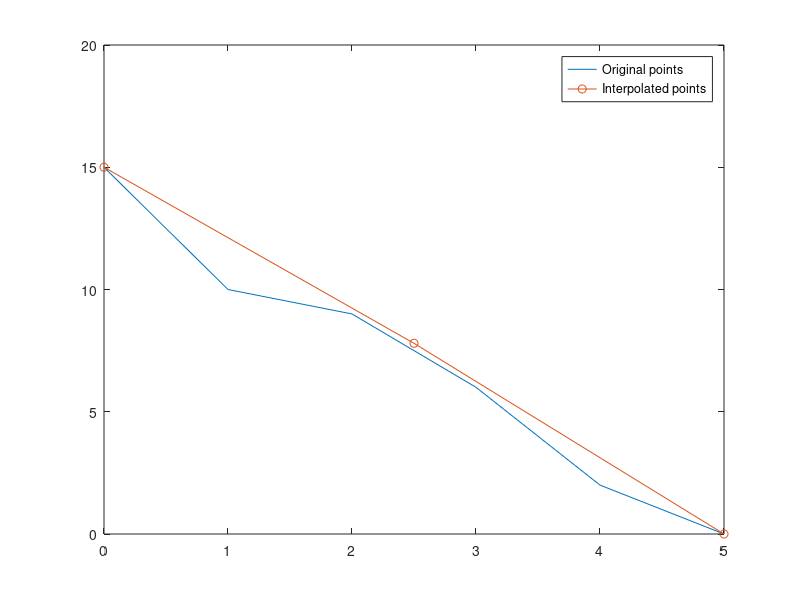

This figure's MATLAB source:
clc; clear;
%% Linear interpolation & spline interpolation
% For the following data
x = 0:5; y = [15 10 9 6 2 0];

% Find the interpolated value for x = 3.5
y_lin = interp1(x, y, 3.5)
% = 4

% Now, using spline interpolation
new_x = 0:2.5:5;
y_spline = interp1(x, y, new_x, 'spline')
% = 15, 7.8, 0

% See original points and interpolated points (using spline in the same graph)
interp_plot = figure();
plot(x, y, new_x, y_spline, '-o');
legend('Original points', 'Interpolated points');
